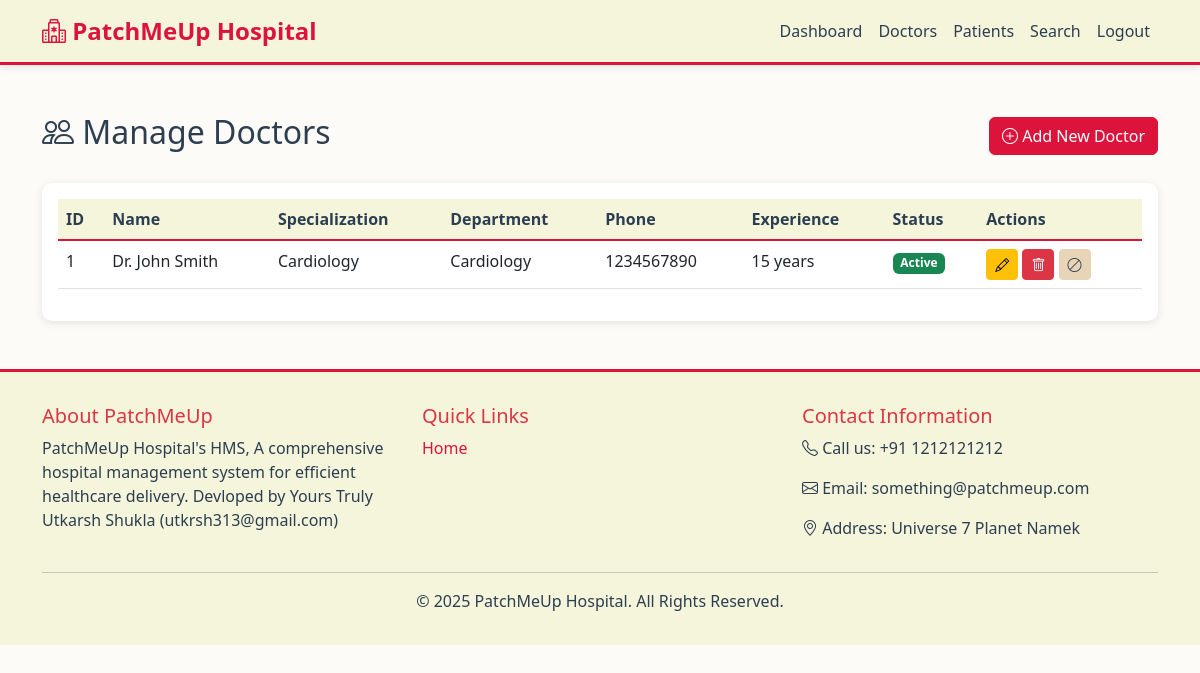
Page /admin/doctors (signed in) on the committed database.
### app/models/doctor.py (models this page shows, shortened)
class Doctor(db.Model):
    __tablename__ = 'doctors'
    id = db.Column(db.Integer, primary_key=True)
    user_id = db.Column(db.Integer, db.ForeignKey('users.id'), nullable=False)
    name = db.Column(db.String(100), nullable=False)
    specialization = db.Column(db.String(100), nullable=False)
    department_id = db.Column(db.Integer, db.ForeignKey('departments.id'))
    phone = db.Column(db.String(20))
    years_of_experience = db.Column(db.Integer, default=0)
    appointments = db.relationship('Appointment', backref='doctor', lazy='dynamic', cascade='all, delete-orphan')
    availability = db.relationship('Availability', backref='doctor', lazy='dynamic', cascade='all, delete-orphan')

### app/models/department.py (models this page shows, shortened)
class Department(db.Model):
    __tablename__ = 'departments'
    id = db.Column(db.Integer, primary_key=True)
    name = db.Column(db.String(100), unique=True, nullable=False)
    description = db.Column(db.Text)
    doctors = db.relationship('Doctor', backref='department', lazy='dynamic')

### app/routes/admin_doctors.py (the view)
@admin_doctors_bp.route('/doctors')
@login_required
@admin_required
def list_doctors():
    return render_template('admin/doctors.html', doctors=Doctor.query.all())

### app/templates/admin/doctors.html (shortened to what this page needs)
{% extends "base.html" %}
{% block content %}
<div class="container my-5">
    <div class="d-flex justify-content-between align-items-center mb-4">
        <h2><i class="bi bi-people"></i> Manage Doctors</h2>
        <a href="{{ url_for('admin_doctors.add_doctor') }}" class="btn btn-primary">
            <i class="bi bi-plus-circle"></i> Add New Doctor
        </a>
    </div>
    <div class="card">
        <div class="card-body">
            <div class="table-responsive">
                <table class="table table-hover">
                    <thead>
                        <tr>
                            <th>ID</th>
                            <th>Name</th>
                            <th>Specialization</th>
                            <th>Department</th>
                            <th>Phone</th>
                            <th>Experience</th>
                            <th>Status</th>
                            <th>Actions</th>
                        </tr>
                    </thead>
                    <tbody>
                        {% for doctor in doctors %}
                        <tr>
                            <td>{{ doctor.id }}</td>
                            <td>{{ doctor.name }}</td>
                            <td>{{ doctor.specialization }}</td>
                            <td>{{ doctor.department.name if doctor.department else 'N/A' }}</td>
                            <td>{{ doctor.phone or 'N/A' }}</td>
                            <td>{{ doctor.years_of_experience }} years</td>
                            <td>
                                {% if doctor.user.is_active %}
                                <span class="badge bg-success">Active</span>
                                {% else %}
                                <span class="badge bg-secondary">Inactive</span>
                                {% endif %}
                            </td>
                            <td>
                                <a href="{{ url_for('admin_doctors.edit_doctor', id=doctor.id) }}"
                                    class="btn btn-sm btn-warning" title="Edit">
                                    <i class="bi bi-pencil"></i>
                                </a>
                                <form method="POST" action="{{ url_for('admin_doctors.delete_doctor', id=doctor.id) }}"
                                    class="d-inline">
                                    <button type="submit" class="btn btn-sm btn-danger" title="Delete Permanently"
                                        data-confirm="Are you sure you want to permanently delete this doctor? This action cannot be undone.">
                                        <i class="bi bi-trash"></i>
                                    </button>
                                </form>
                                <form method="POST" action="{{ url_for('admin_doctors.deactivate_doctor', id=doctor.id) }}"
                                    class="d-inline">
                                    <button type="submit" class="btn btn-sm btn-secondary" title="Deactivate/Activate">
                                        <i class="bi bi-ban"></i>
                                    </button>
                                </form>
                            </td>
                        </tr>
                        {% else %}
                        <tr>
                            <td colspan="8" class="text-center text-muted">No doctors found</td>
                        </tr>
                        {% endfor %}
                    </tbody>
                </table>
            </div>
        </div>
    </div>
</div>
{% endblock %}

### app/static/css/custom.css (style rules this page uses)
:root { --primary-red: #DC143C; --dark-red: #8B0000; --beige: #F5F5DC; --beige-dark: #E8D5B7; --beige-light: #FDFBF7; --text-dark: #2c3e50; --text-light: #6c757d; --shadow: 0 2px 8px rgba(0, 0, 0, 0.1); }
body { font-family: 'Segoe UI', Tahoma, Geneva, Verdana, sans-serif; background-color: var(--beige-light); color: var(--text-dark); }
.btn-primary { background-color: var(--primary-red); border-color: var(--primary-red); color: white; }
.btn-secondary { background-color: var(--beige-dark); border-color: var(--beige-dark); color: var(--text-dark); }
.card { border: none; box-shadow: var(--shadow); border-radius: 10px; margin-bottom: 1.5rem; background-color: white; }
.table { background-color: white; }
.table thead th { background-color: var(--beige); color: var(--text-dark); border-bottom: 2px solid var(--primary-red); font-weight: 600; }

### rows in the picture
Doctor: id "1", name "Dr. John Smith", specialization "Cardiology", department "Cardiology", phone "1234567890", years_of_experience "15"
